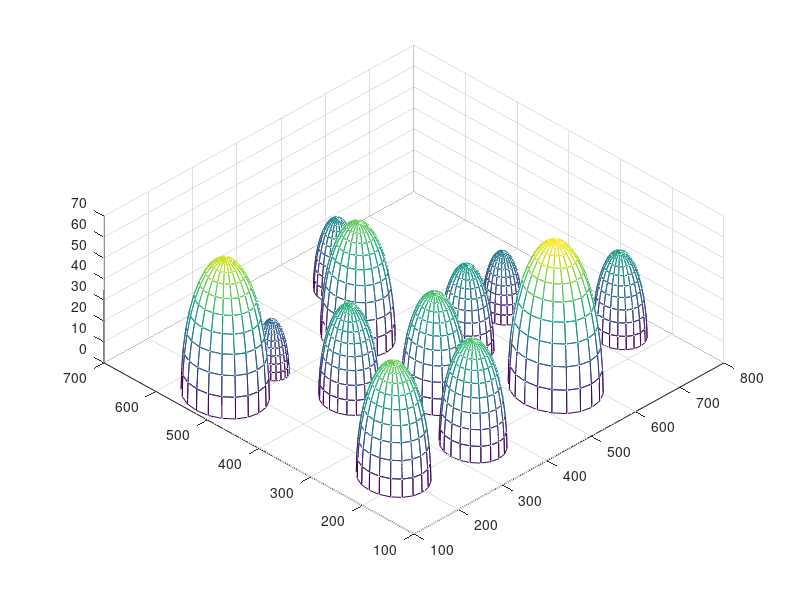

Write the MATLAB code that produced this figure. (Note: this script raises an error after producing the figure.)
clear all clc
%改进的蝙蝠算法在无人机航向上的规划应用第X次实验
startX=0;startY=0;                            %起开始坐标
endX=700;endY=700;                            %结束坐标
gridCount=30;                                 %段点

%% 蝙蝠算法相关参数
Qmax=0.5;                                     %最大频率
Qmin=0;                                       %最小频率
Rmax=1;
pop=20;                                       %种群个数
N_gen=50;                                     %迭代的次数
c1=2;                                         %粒子群算法系数
c2=2;                                         %粒子群算法系数
V=zeros(pop,2*gridCount);                     %速度的初始化
Q=zeros(pop,gridCount);                       %频率的初始化
S=zeros(pop,2*gridCount);                     %速度的初始化
fang=0;                                       %早熟因子
Std=0;                                        %标准系数
F0=0.5;                                       %变异因子
CR=0.5;                                       %杂交参数
w=0.8;                                        %惯性权重
pathMax=700;                                  %边界最大值
pathMin=0;                                    %边界最小值
a=0.9;
path_bar_best=[];
position_bar_best=[];
%%%%%%%%%%%%%%%%%%%%初始化确立%%%%%%%%%%%%%%%%%%%
for i=1:pop
    f(i)=rand();
    fang=fang+f(i);
    for j=1:2*gridCount
        R(i,j)=rand();
        A(i,j)=rand();
    end
end
%%%%%%%%%%%%%%%%%%%%参考差分进化算法中对早熟机制的处理%%%%%%%%%%%%%%%%%%%%%%%%%%%%%%%%%%
fang=fang/pop;
for i=1:pop
    f1(i)=abs(f(i)-fang);
end
if max(f1(i))>1
    ff=max(f1(i));
else
    ff=1;
end
Std=Std+((f(i)-fang)/ff);
Std=Std/pop;
%% 生成山峰
threat=[304 400 0;404 320 0;440 500 0;279 310 0;560 220 0;172 527 0;....
    194 220 0;272 522 0;350 200 0;....
    650 400 0;740 250 0;540 375 0;510 600 0];
r=[45 50 55 10 70 65 55 25 50 30 40 40 35];

for i=1:length(r)
    figure(1)
    [x,y,z]=sphere;
    mesh(threat(i,1)+r(i)*x,threat(i,2)+r(i)*y,abs(threat(i,3)+r(i)*z));
    hold on
end
view([-30,-30,70])
%% 初始化粒子数
% for o=1:3
%     switch o
%         case 1
%             N_gen=100;
%         case 2
%             N_gen=200;
%         case 3
%             N_gen=300;
%     end
tic
%     for u=1:25
for i=1:pop
    for j=1:gridCount
        X(i,j)=startX+j*(endX-startX)/(gridCount+1);
        Y(i,j)=startY+rand()*(endY-startY);
        path(i,2*j-1)=X(i,j);
        path(i,2*j)=Y(i,j);
    end
end
for i=1:pop
    [distance,pathpoint,positionPoint]=verify(path(i,:),threat,....
        r,startX,startY,endX,endY,gridCount);
    fitness(i)=distance;
end
[bestFitness,bestindex]=min(fitness);
bestpath=path(bestindex,:);
T=std(fitness);
BestFitness=Inf;
globalFitness=Inf;
pathRecord=zeros(1,gridCount+1); bestRecord=zeros(1,gridCount+1);
position=zeros(gridCount+1,2);
%%  迭代开始
for t=1:N_gen
    for i=1:pop
        Q(i)=Qmin+(Qmin-Qmax)*rand();                      %蝙蝠算法的核心公式
        V(i,:)=V(i,:)+(bestpath-path(i,:))*Q(i);
        S(i,:)=path(i,:)+V(i,:);
        S(i,find(S(i,:)>pathMax))=pathMax;
        S(i,find(S(i,:)<pathMin))=pathMin;
        aa=6^(-30*(-t/N_gen)^4);
        if  rand>R(i,:)                                  %step3 进行随机扰动
            A1=mean(A(i,:));
            S(i,:)=bestpath(:)+A1*aa;
        end
        [distance,pathpoint,positionPoint]=verify(bestpath,threat,....
            r,startX,startY,endX,endY,gridCount);
        fnew=distance;
        if rand<A(i)&&fitness(i)<fnew;
            A(i)=a*A(i);
            R(i,:)=Rmax*(1-exp(-0.9*t));
        end
        a=1;b=pop;
        dx=randperm(b-a+1)+a-1;
        j=dx(1);k=dx(2);p=dx(3);
        if j==i
            j=dx(4);
        elseif k==i
            k=dx(4);
        elseif p==i
            p=dx(4);
        end
        %%  这里的步骤是混入粒子群的步骤
        if Std<T                                          %判断是否进入早熟
            %% change by haiqiang at 20170402
            named=exp((1-N_gen)/(N_gen+1-t));             %引入变异因子
            F=F0*2.^named;
            %% end by haiqiang
            V(i,:)=w*S(i,:)+c1*rand*(bestpath-S(i,:))+c2*F*(path(k,:)-path(p,:));     %粒子群算法操作
            if rand>CR
                path(i,:)=V(i,:);%选择操作
            else
                path(i,:)=S(i,:);
            end
            [distance,pathpoint,positionPoint]=verify(path(i,:),threat,....
                r,startX,startY,endX,endY,gridCount);
            fmin11=distance;
            [distance1,pathpoint,positionPoint]=verify(S(i,:),threat,....
                r,startX,startY,endX,endY,gridCount);
            fminS=distance1;
            %                  if CacuFit(S(i,:))>fmin11;
            if fminS>fmin11
                path(i,:)=path(i,:);
            else
                path(i,:)=S(i,:);
            end
        end
        %%
        [distance,pathpoint,positionPoint]=verify(path(i,:),threat,r,startX,startY,endX,endY,gridCount);
        if BestFitness>distance;
            bestpath=path(i,:);
            BestFitness=distance;
            pathRecord=pathpoint;
            position=positionPoint;
        end
        
    end
    Fmin(t)=BestFitness;
    %                      sum(u,t)=BestFitness;
end

%                 fiftyTimesBest(u)=BestFitness;
%     end
toc

%%   迭代平均画图的数据
%               sum50=[];
%                 sum50(1,N_gen)=0;
%                         for I=1:N_gen
%                             for Tm=1:u
%                                 sum50(I)=sum50(I)+sum(Tm,I);
%                             end
%                             sumTest(I)=sum50(I)/u;
%                         end
%       Name=[num2str(N_gen),'维数据图'];
%       save(Name,'sumTest')
%%  综合保存U次数据
%     yybest=min(fiftyTimesBest);
%     yyworst=max(fiftyTimesBest);
%     yymean=mean(fiftyTimesBest);
%     yystd=std(fiftyTimesBest);
%     yytime=toc/u;
%
%     result=[];
%     result(1,1)=yybest;
%     result(2,1)=yyworst;
%     result(3,1)=yymean;
%     result(4,1)=yystd;
%     result(5,1)=yytime;
%     Name=[num2str(N_gen),'次迭代进化的数据'];
%     save(Name,'result');
%% 画出实体图
record=[];
count=1;
i=gridCount+1;
while i>1
    j=pathRecord(i);
    record(count,1)=position(i,1); record(count,2)=position(i,2);
    count=count+1;
    plot([position(i,1),position(j,1)],[position(i,2),position(j,2)],'Linewidth',2)
    axis([0,700,0,700]);
    i=j;
end
record(count,1)=position(i,1); record(count,2)=position(i,2);

text(position(1,1)',position(1,2)','S');
text(position(gridCount+1,1)',position(gridCount+1,2)','T');
figure(2)
plot(Fmin);
% title(['最佳个体适应度变化趋势,最佳适应值=' num2str(BestFitness)])
title(['最后适应值 =' num2str(min(BestFitness))]);
xlabel('迭代次数')
ylabel('适应度值')
% end